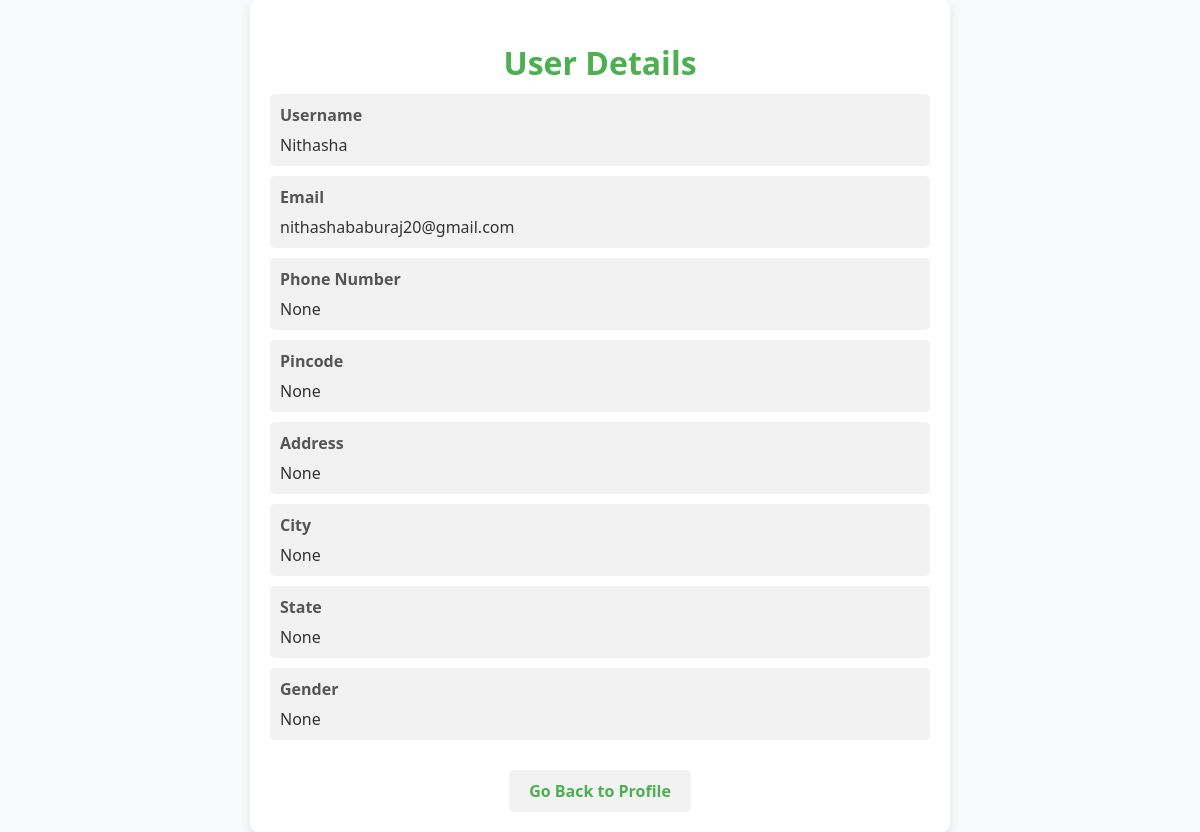
The app's page /userdetails/ (signed in), older data.
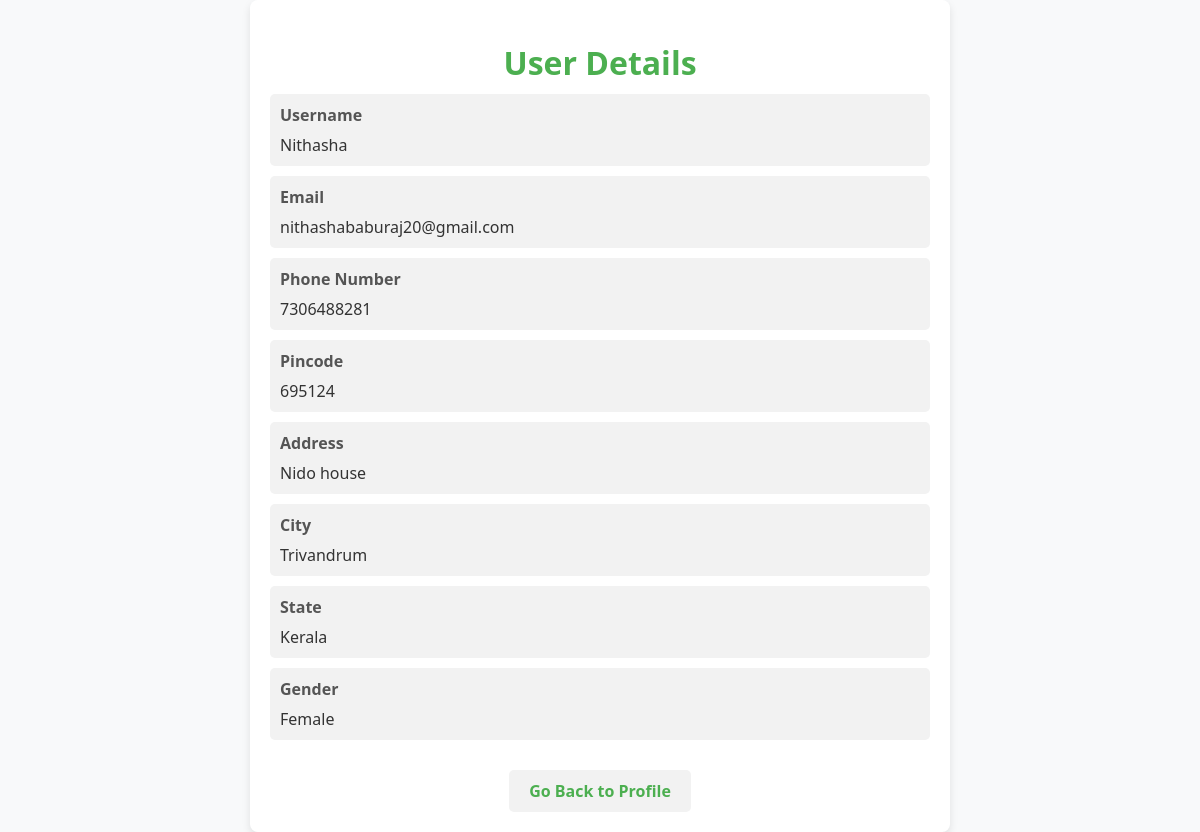
The same page, newer data.
### BeauteCartApp/models.py (models this page shows, shortened)
class CustomUser(AbstractUser):
    ADMIN = 1
    CUSTOMER = 2
    DELIVERYTEAM = 3
    SELLER = 4
    USER_TYPES = (
        (ADMIN, 'Admin'),
        (CUSTOMER, 'Customer'),
        (DELIVERYTEAM, 'Delivery Team'),
        (SELLER, 'Seller'),
    )
    username = models.CharField(max_length=50, unique=True)
    email = models.EmailField(max_length=100, unique=True)
    user_type = models.PositiveSmallIntegerField(choices=USER_TYPES, default=CUSTOMER)
    shop_name = models.CharField(max_length=255, null=True)
    password = models.CharField(max_length=128)
    phone = models.CharField(max_length=12, blank=True)
    shop_address = models.CharField(max_length=255, null=True)
    tax_id = models.CharField(max_length=20, null=True)
    parlour_name = models.CharField(max_length=255, null=True)
    password = models.CharField(max_length=128)
    phone = models.CharField(max_length=12, blank=True)
    parlour_address = models.CharField(max_length=255, null=True)
    tax_id = models.CharField(max_length=20, null=True)
    is_admin = models.BooleanField(default=False)
    is_staff = models.BooleanField(default=False)
    is_active = models.BooleanField(default=True)
    is_superadmin = models.BooleanField(default=False)

class ProfileUser(models.Model):
    user = models.OneToOneField(CustomUser, on_delete=models.CASCADE)
    username = models.CharField(max_length=50, blank=True, null=True)
    email = models.EmailField(blank=True, null=True)
    phone_number = models.CharField(max_length=15, blank=True, null=True)
    pincode = models.CharField(max_length=10, blank=True, null=True)
    address = models.TextField(blank=True, null=True)
    gender = models.CharField(max_length=10, blank=True, null=True)
    city = models.CharField(max_length=50, blank=True, null=True)  # New field
    state = models.CharField(max_length=50, blank=True, null=True)  # New field

### BeauteCartApp/views.py (the view)
# urls.py: path('userdetails/', user_details, name='user_details'),
@login_required
def user_details(request):
    return render(request, 'userdetails.html', {'user': request.user})

### templates/userdetails.html (shortened to what this page needs)
{% load static %}
{% load i18n %}
<!DOCTYPE html>
<html lang="en">
<head>
</head>
<body>
    <div class="card">
        <div class="card-content">
            <h1>{% trans "User Details" %}</h1>
            <ul class="details-list">
                <li>
                    <label>{% trans "Username" %}</label>
                    <p>{{ user.username }}</p>
                </li>
                <li>
                    <label>{% trans "Email" %}</label>
                    <p>{{ user.email }}</p>
                </li>
                <li>
                    <label>{% trans "Phone Number" %}</label>
                    <p>{{ user.profileuser.phone_number }}</p>
                </li>
                <li>
                    <label>{% trans "Pincode" %}</label>
                    <p>{{ user.profileuser.pincode }}</p>
                </li>
                <li>
                    <label>{% trans "Address" %}</label>
                    <p>{{ user.profileuser.address }}</p>
                </li>
                <li>
                    <label>{% trans "City" %}</label>
                    <p>{{ user.profileuser.city }}</p>
                </li>
                <li>
                    <label>{% trans "State" %}</label>
                    <p>{{ user.profileuser.state }}</p>
                </li>
                <li>
                    <label>{% trans "Gender" %}</label>
                    <p>{{ user.profileuser.gender }}</p>
                </li>
            </ul>
            <a href="{% url 'user_profile' %}">{% trans "Go Back to Profile" %}</a>
        </div>
    </div>
</body>
</html>

Row changes from the older to the newer data that the page shows:
changed CustomUser "Nithasha": profileuser.phone_number "None" → "7306488281"; profileuser.pincode "None" → "695124"; profileuser.address "None" → "Nido house"; profileuser.city "None" → "Trivandrum"; profileuser.state "None" → "Kerala"; profileuser.gender "None" → "Female"
